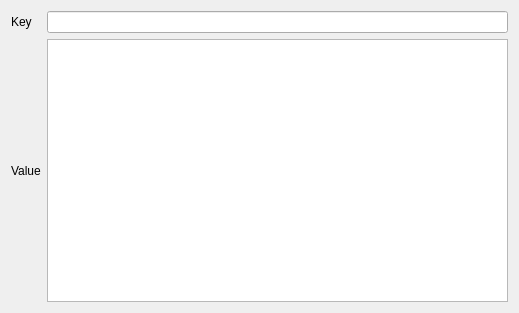
<?xml version="1.0" encoding="UTF-8"?>
<ui version="4.0">
 <class>listViewTab</class>
 <widget class="QWidget" name="listViewTab">
  <property name="geometry">
   <rect>
    <x>0</x>
    <y>0</y>
    <width>519</width>
    <height>313</height>
   </rect>
  </property>
  <property name="windowTitle">
   <string>listViewTab</string>
  </property>
  <layout class="QGridLayout" name="gridLayout">
   <item row="0" column="0">
    <widget class="QLabel" name="label">
     <property name="text">
      <string>Key</string>
     </property>
    </widget>
   </item>
   <item row="0" column="1">
    <widget class="QLineEdit" name="keyName">
     <property name="enabled">
      <bool>true</bool>
     </property>
     <property name="readOnly">
      <bool>true</bool>
     </property>
    </widget>
   </item>
   <item row="1" column="0">
    <widget class="QLabel" name="label_2">
     <property name="text">
      <string>Value</string>
     </property>
    </widget>
   </item>
   <item row="1" column="1">
    <widget class="QTableView" name="keyValue">
     <attribute name="horizontalHeaderDefaultSectionSize">
      <number>220</number>
     </attribute>
    </widget>
   </item>
  </layout>
 </widget>
 <layoutdefault spacing="6" margin="11"/>
 <resources/>
 <connections/>
</ui>
